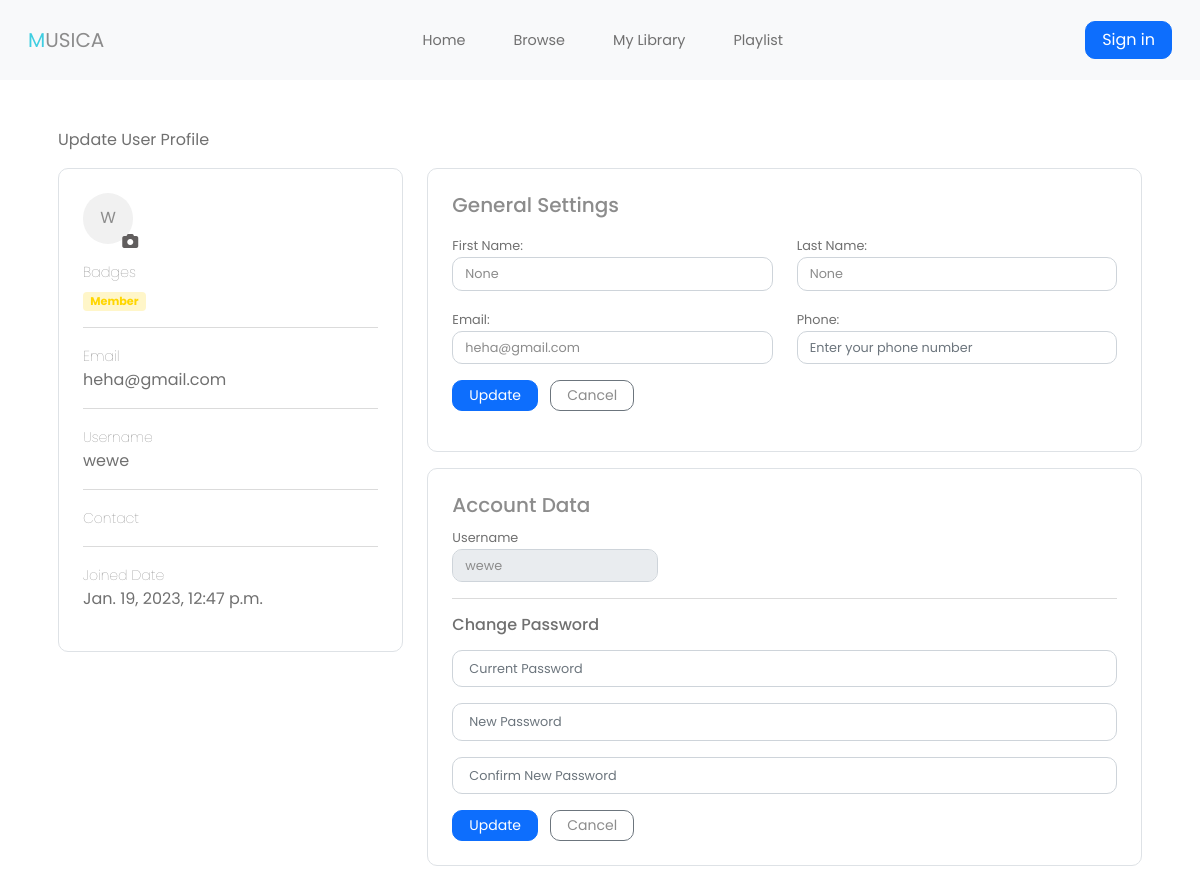
The page /account/update-profile/19 on the database its author committed.
### account/models.py (models this page shows, shortened)
class Profile(models.Model):
    user = models.OneToOneField(User, on_delete=models.CASCADE)
    first_name = models.CharField(max_length=200, null=True)
    last_name = models.CharField(max_length=200, null=True)
    image = models.ImageField(upload_to="static/user-images")
    phone = models.CharField(max_length=10, null=True)

### account/views.py (the view)
# urls.py: path('update-profile/<int:id>', views.update_profile, name="update-profile"),
def update_profile(request, id):
    user = User.objects.get(id=id)
    profile = Profile.objects.filter(user=user)
    if not profile:
        profile = Profile.objects.create(user=user)
    else:
        profile = Profile.objects.get(user=user)
    if request.method == 'POST':
        if "details" in request.POST:
            profile.first_name = request.POST.get('first_name')
            profile.last_name = request.POST.get('last_name')
            image = request.FILES.get('image')
            if profile:
                if image:
                    profile.image = image
                print(image)
                profile.save()
                messages.success(request, "Profile updated successfully")
                return HttpResponseRedirect(request.META.get("HTTP_REFERER"))
            else:
                messages.success(request, "Profile update failed")
        elif "passwords" in request.POST:
            password_form = PasswordChange(request.POST)
            if password_form.is_valid():
                current_password = password_form.cleaned_data.get('current_password')
                user = auth.authenticate(username=request.user, password=current_password)
                if not user:
                    messages.error(request, "Incorrect password")
                    return HttpResponseRedirect(request.META.get("HTTP_REFERER"))
                else:
                    password1 = password_form.cleaned_data.get('password1')
                    profile.user.set_password(password1)
                    profile.user.save()
                    messages.success(request, "Password changed successfully. Please login again")
                    return redirect("/account/login")
    else:
        password_form = PasswordChange()
    return render(request, 'account/update-profile.html', {'profile': profile, "active_profile": "active", 'form': password_form})

### account/forms.py (shortened to what this page needs)
class PasswordChange(forms.Form):
    current_password = forms.CharField(
        label='Current Password',
        widget=forms.PasswordInput(
            attrs={"class": "form-control rounded text-sm form-control-lg", "placeholder": "Current Password"}))
    password1 = forms.CharField(
        label='New Password',
        widget=forms.PasswordInput(
            attrs={"class": "form-control rounded text-sm form-control-lg", "placeholder": "New Password"})
    )
    password2 = forms.CharField(
        label='Confirm New Password',
        widget=forms.PasswordInput(
            attrs={"class": "form-control rounded text-sm form-control-lg", "placeholder": "Confirm New Password"}))

### account/templates/account/update-profile.html (shortened to what this page needs)
{% extends 'base.html' %}
{% load static %}
{% block content %}
<div class="px-3">
    <div class="py-4">
        <p>Update User Profile</p>
        <div class='row'>
            <div class='col-md-4'>
                <div class='rounded border py-4 px-4'>
                    <div class='d-flex'>
                        <div class='position-relative'>
                            {% if profile.image %}
                            <img class='avatar' src="/{{profile.image}}" alst="" />
                            {% else %}
                            <div class='no-img-avatar bg-muted rounded-circle'>
                                <span class='text-secondary'>{{ profile.user.username|make_list|first|upper }}</span>
                            </div>
                            {% endif %}
                            <span style="position:absolute; bottom:-1ch; right: -0.5ch;"
                                onclick="document.querySelector('#file-field').click()" class='profile-edit-btn'><i
                                    class='fa-solid fa-camera text-dark'></i></span>
                        </div>
                    </div>
                    <div class="my-3">
                        <div>
                            <small class='text-s fw-lighter'>Badges</small>
                            <div class="d-flex mt-2">
                                <p class="m-0 text-xs badge badge-warning">Member</p>
                            </div>
                            <hr />
                        </div>
                        <div>
                            <small class='text-s fw-lighter'>Email</small>
                            <p>{{profile.user.email}}</p>
                            <hr />
                        </div>
                        <div>
                            <small class='fw-lighter'>Username</small>
                            <p>{{profile.user.username}}</p>
                            <hr />
                        </div>
                        <div>
                            <small class='fw-lighter'>Contact</small>
                            <hr />
                        </div>
                        <div>
                            <small class='fw-lighter'>Joined Date</small>
                            <p>{{profile.user.date_joined}}</p>
                        </div>
                    </div>
                </div>
            </div>
            <div class='col-md-8'>
                <div class='rounded border p-4'>
                    <h5 class='text-secondary'>General Settings</h5>
                    <form action="" method="POST" enctype="multipart/form-data">
                        <div class='my-3'>
                            <div class='row my-3'>
                                <div class='col'>
                                    <label class='text-sm' htmlFor="">First Name:</label>
                                    <input class='form-control rounded text-secondary text-sm' type="text"
                                        value="{{profile.first_name}}" placeholder='Enter first name'
                                        name="first_name" />
                                </div>
                                <div class='col'>
                                    <label class='text-sm' htmlFor="">Last Name:</label>
                                    <input class='form-control rounded text-secondary text-sm' type="text"
                                        value="{{profile.last_name}}" placeholder='Enter last name' name="last_name" />
                                </div>
                            </div>
                            <div class='row my-3'>
                                <div class='col'>
                                    <label class='text-sm' htmlFor="">Email:</label>
                                    <input class='form-control rounded text-secondary text-sm' type="text"
                                        value="{{profile.user.email}}" placeholder='Enter your email' name="email" />
                                </div>
                                <div class='col'>
                                    <label class='text-sm' htmlFor="">Phone:</label>
                                    <input class='form-control rounded text-secondary text-sm' type="text"
                                        value="{{profile.phone}}" placeholder='Enter your phone number' name="phone" />
                                </div>
                            </div>
                            <div>
                                <button class='btn btn-primary btn-sm rounded px-3' type="submit"
                                    name="details">Update</button>
                                <button class='btn btn-sm border-secondary rounded px-3 mx-2 text-secondary'
                                    type="button">Cancel</button>
                            </div>
                        </div>
                    </form>
                </div>
                <div class='my-3 rounded border p-4'>
                    <h5 class='text-secondary'>Account Data</h5>
                    <div class='row'>
                        <div class='col-4'>
                            <label class='text-sm' htmlFor="">Username</label>
                            <input class='form-control rounded text-secondary text-sm' disabled type="text"
                                value={{profile.user.username}} />
                        </div>
                    </div>
                    <hr />
                    <form action="" method="POST">
                        <div>
                            <h6>Change Password</h6>
                            <div>
                                <div class="form-group my-3">
                                    {{ form.current_password }}
                                </div>
                                <div class="form-group my-3">
                                    {{ form.password1 }}
                                </div>
                                <div class="form-group my-3">
                                    {{ form.password2 }}
                                </div>
                            </div>
                            <div>
                                <button class='btn btn-primary btn-sm rounded px-3' type="submit"
                                    name="passwords">Update</button>
                                <button
                                    class='btn btn-sm border-secondary rounded px-3 mx-2 text-secondary'>Cancel</button>
                            </div>
                        </div>
                    </form>
                </div>
            </div>
        </div>
    </div>
</div>
{% endblock %}

### static/css/basestyles.css (style rules this page uses)
* { font-family: Poppins; color: #707070; }
:root { --primary: #3aa0ff; --primary-light: #8AC6FD; --primary-muted: #D7ECFF; --primary-faded: #F3F9FF; --secondary: #8C8C8C; --secondary-light: #B8B8B8; --secondary-muted: #E7E7E7; --danger: #FF5454; --danger-light: #FF7676; --danger-muted: #FFE6E6; --success: #4FE02A; --success-light: #5FEC53; --success-muted: #CCFFD1; --warning: #FFD600; --warning-light: #F5FF82; --warning-muted: #FFF6C9; --info: #3FCEE1; --info-light: #6FE9F9; --info-muted: #CCF9FF; --light: #FFFFFF; --dark: #615E5E; --muted: #f1f1f1; --rounded: 10px; --rounded-sm: 6px; }
.text-s { font-size: 0.9rem; }
.text-sm { font-size: 0.8rem; }
.text-xs { font-size: 0.7rem; }
.text-secondary { color: var(--secondary) !important; }
.text-dark { color: var(--dark) !important; }
.bg-muted { background: var(--muted) !important; }
.rounded { border-radius: 10px !important; }
label { font-size: 0.8rem; color: #707070 }
.no-img-avatar { height: 5ch; width: 5ch; border-radius: 50%; display: flex; justify-content: center; align-items: center; }
.badge-warning { background: var(--warning-muted); color: var(--warning); }

### rows shown on the page
Profile: user.username|make_list "W", user.email "heha@gmail.com", user.username "wewe", user.date_joined "Jan. 19, 2023, 12:47 p.m.", first_name "None", last_name "None", email "heha@gmail.com"
